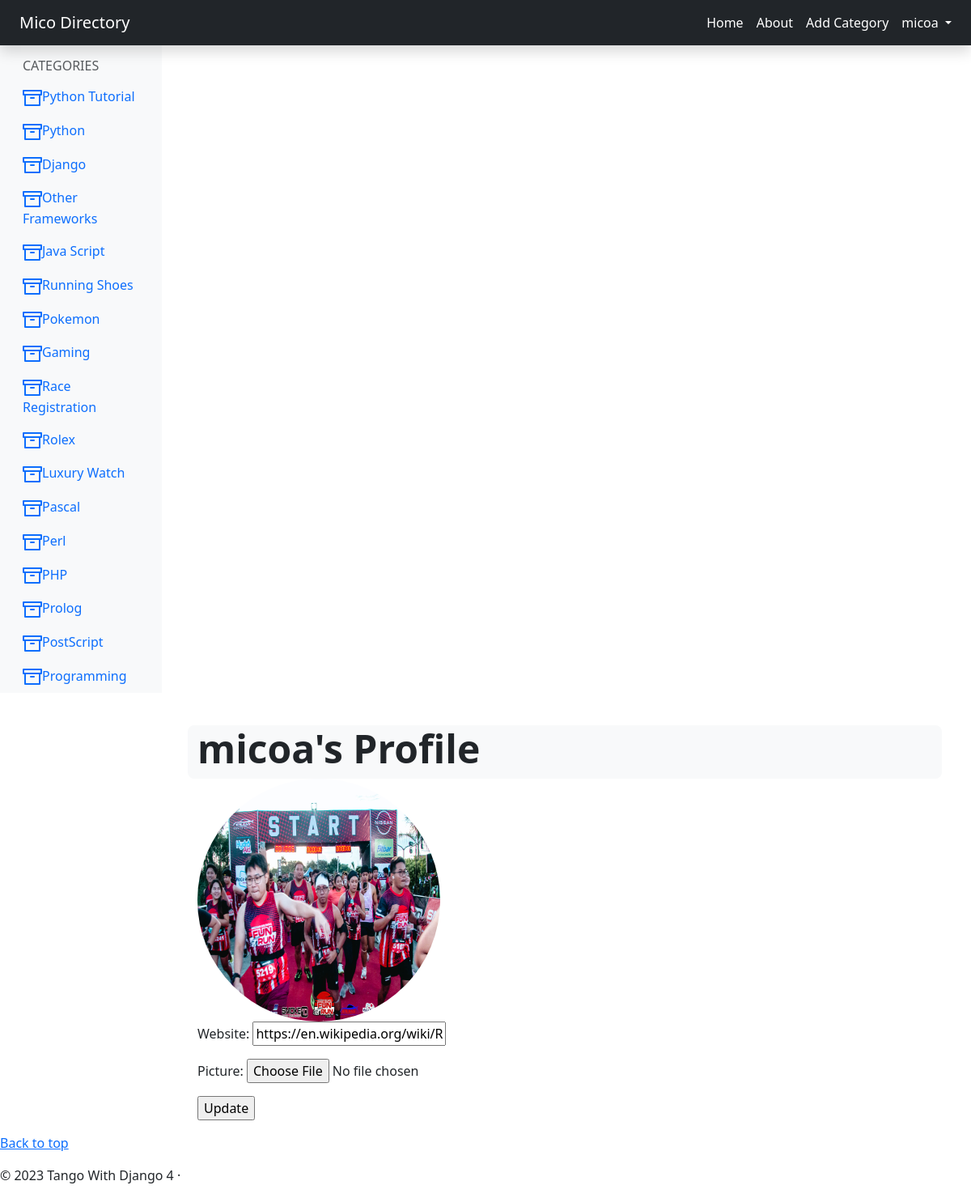
Before: /rango/profile/micoa/ (signed in) with the older database file.
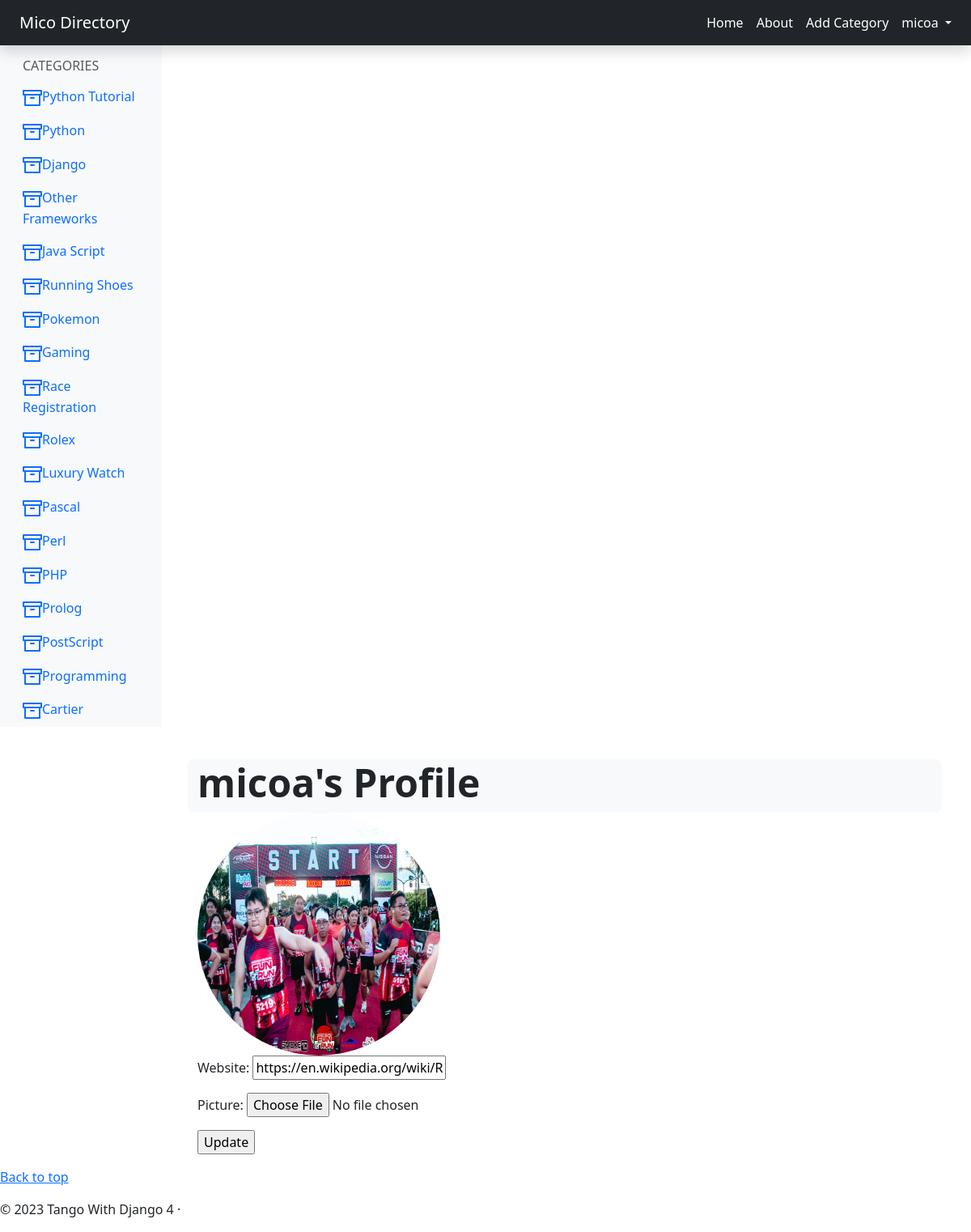
After: the same page with the newer database file.
### rango/models.py (models this page shows, shortened)
class Category(models.Model):
    name = models.CharField(max_length=128, unique=True)
    views = models.IntegerField(default=0)
    likes = models.IntegerField(default=0)
    slug = models.SlugField(unique=True)
    date_added = models.DateTimeField(default=timezone.now)
    class Meta:
        verbose_name_plural = 'Categories'

### rango/views.py (the view, shortened to what this page needs)
# urls.py: path('profile/<str:username>/', views.ProfileView.as_view(), name='profile'),
class ProfileView(View):
    def get_user_details(self, username):
        try:
            user = User.objects.get(username=username)
        except User.DoesNotExist:
            return None
        user_profile = UserProfile.objects.get_or_create(user=user)[0]
        form = UserProfileForm({'website': user_profile.website,
                                'picture': user_profile.picture})
        return (user, user_profile, form)
    @method_decorator(login_required)
    def get(self, request, username):
        try:
            (user, user_profile, form) = self.get_user_details(username)
        except TypeError:
            return redirect(reverse('rango:index'))
        if request.user != user:
            return redirect('rango:index')
        context_dict = {'user_profile': user_profile,
                        'selected_user': user,
                        'form': form}
        return render(request, 'rango/profile.html', context=context_dict)

### rango/forms.py
class UserProfileForm(forms.ModelForm):
    class Meta:
        model = UserProfile
        fields = ('website', 'picture')

### rango/templatetags/rango_template_tags.py (called while the page is built)
@register.inclusion_tag('rango/categories.html', takes_context=True)
def get_category_list(context, current_category=None):
    return {
        'categories': Category.objects.all(),
        'current_category': current_category,
        'user': context['user']
            }

### rango/templates/rango/profile.html (shortened to what this page needs)
{% extends 'rango/base.html' %}
{% load static %}
        {% block body_block %}
         <div class="container-fluid py-3">
          <div class="row bg-light rounded-3">
           <h1 class="display-5 fw-bold">{{ selected_user.username }}'s Profile</h1>
          </div>
        <div class="col-md-6">
            {% if user_profile.picture %}
                <img src="{{ user_profile.picture.url }}"
                    class="rounded-circle"
                    width="300"
                    height="300"
                    alt="{{ selected_user.username }}'s profile image" />
            {% else %}
                <img src="https://loremflickr.com/300/300/person"
                    class="rounded-circle"
                    width="300"
                    height="300"
                    alt="placeholder profile image" />
            {% endif %}
        </div>
        <div class="col-md-6">
            {% if selected_user == user %}
                <form method="post" action="." enctype="multipart/form-data">
                    {{ form.as_p }}
                 <input type="submit" value="Update" />
                </form>
            {% else %}
            <p>
            <strong>Website:</strong>
            <a href="{{ user_profile.website }}">{{ user_profile.website }}</a>
            </p>
           {% endif %}
           </div>
          </div>
         </div>
        {% endblock %}

### rango/templates/rango/categories.html
<ul class="nav flex-column">
{% if categories %}
    {% for c in categories %}
        {% if c == current_category %}
            <li class="nav-item">
                <a class="nav-link activate"
                    href="{% url 'rango:show_category' c.slug %}">
                       <span data-feather="archive"></span>{{ c.name }}
                </a>
            </li>
        {% else %}
            <li class="nav-item">
                <a class="nav-link"
                    href="{% url 'rango:show_category' c.slug %}">
                    <span data-feather="archive"></span>{{ c.name }}
                </a>
            </li>
        {% endif %}
    {% endfor %}
{% else %}
    <li class="nav-item">
        There are no categories present.
    </li>
{% endif %}
</ul>

Changed rows visible on the page:
added Category: name "Cartier"
